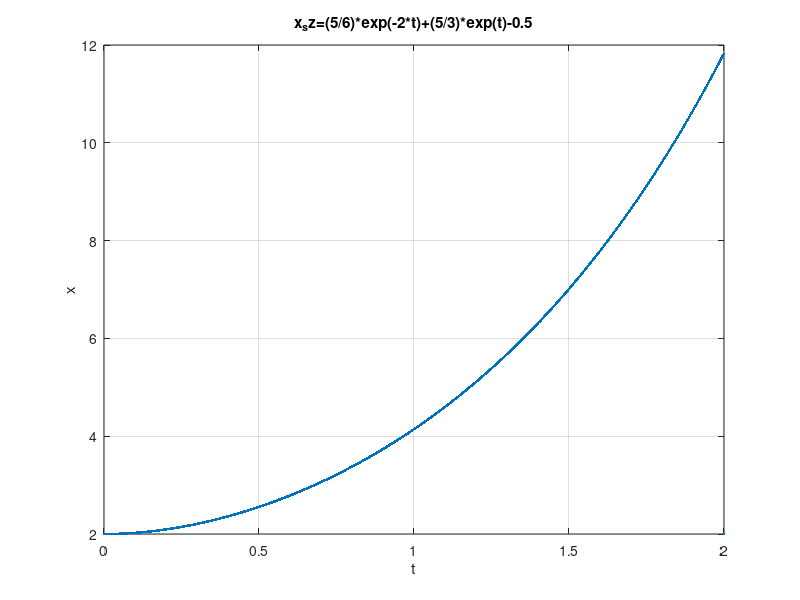

The MATLAB source for this figure:
clear;
close all;
%x''(t)+x'(t)-2x(t)=u(t)
%x_sz=(5/6)*exp(-2*t)+(5/3)*exp(t)-0.5
%t
x_sz=0:0.001:2;
t=0:0.001:2;
A1=5/6;
A2=5/3;
l1=-2;
l2=1;
xw=-0.5;
u=1;
for i=1:1:(length(t)-1);
    x_sz(i)=A1*exp(l1*t(i))+A2*exp(l2*t(i))+xw;
end
plot(t,x_sz,'.');
title('x_sz=(5/6)*exp(-2*t)+(5/3)*exp(t)-0.5');
xlabel('t');
ylabel('x');
grid on;





